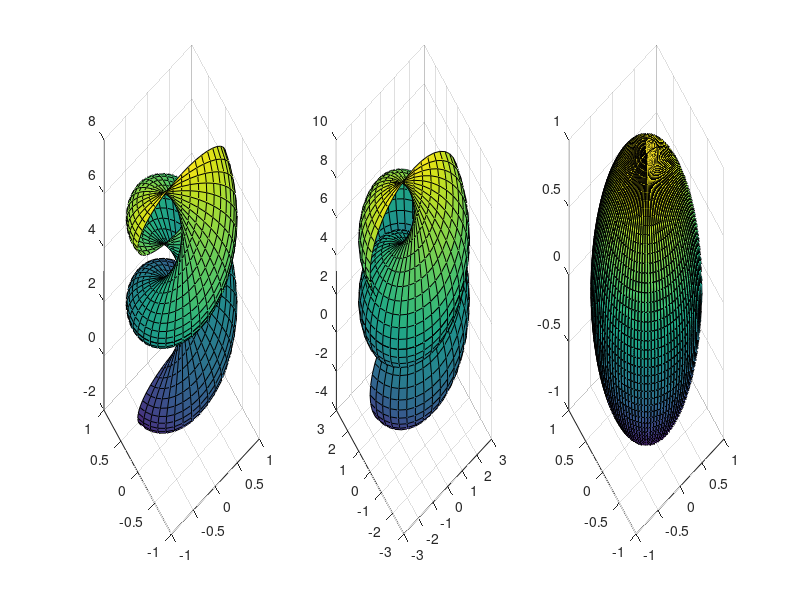

Write MATLAB code to recreate this figure.
a=1;
b=1;

[u v]=meshgrid(0:pi/20:2*pi);
subplot(1,3,1)
f=a.*cos(u).*cos(v);
g=a.*sin(u).*cos(v);
h=a.*sin(v)+b.*u;

surf(f,g,h)

pause(2);


a=3;
b=1;
[u v]=meshgrid(0:pi/20:2*pi);
subplot(1,3,2)
f=a.*cos(u).*cos(v);
g=a.*sin(u).*cos(v);
h=a.*sin(v)+b.*u;

surf(f,g,h)
pause(2);

a=1;
b=0;
[u v]=meshgrid(0:pi/50:2*pi);
f=a.*cos(u).*cos(v);
g=a.*sin(u).*cos(v);
h=a.*sin(v)+b.*u;
subplot(1,3,3)
surf(f,g,h)